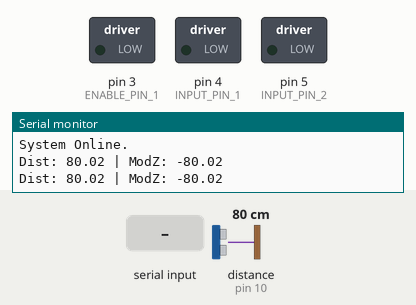
Bench run of a sketch on a simulated Arduino Uno, built with avr-gcc and run on an emulated ATmega328P. Shown: switched loads named in the sketch (green lamp = pin HIGH), the last lines printed to the serial monitor. Wiring (inferred from the names in the program): ultrasonic range finder: trigger pin 9; echo pin 10. The test bench sets the inputs (shaded band); at power-on: distance to the obstacle (sensor on pin 10) 80 cm. The echo pulse lasts 58.3 µs per cm; pins used as bus, display or sensor lines are not drawn.

Above: at 1.2 s.
1.3 s: "90,45\n" received over Serial
At 2.5 s:
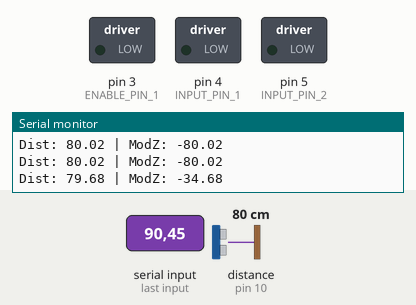
2.8 s: "1,90\n" received over the second serial link
At 4.8 s:
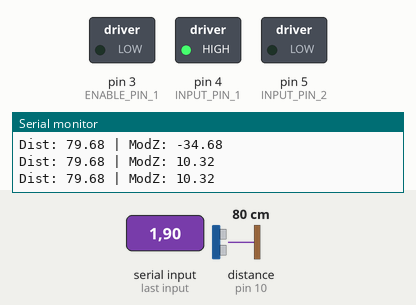
5.4 s: "5\n" received over Serial
At 6.0 s:
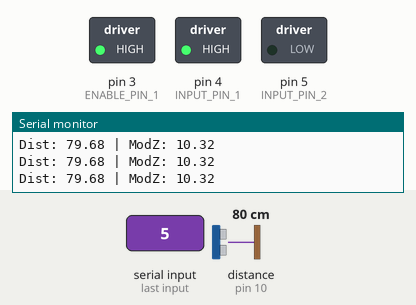
8.0 s: distance to the obstacle (sensor on pin 10) set to 120 cm
At 9.2 s:
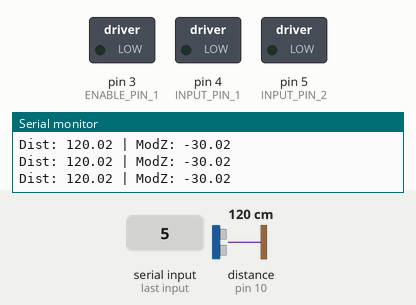
9.5 s: distance to the obstacle (sensor on pin 10) set to 2 cm
At 10.1 s:
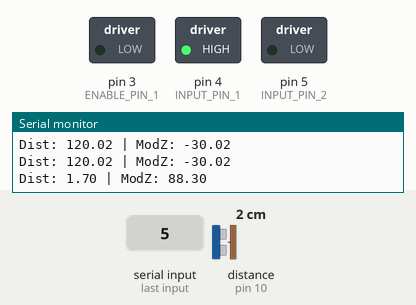
11.0 s: distance to the obstacle (sensor on pin 10) set to 250 cm
At 11.7 s:
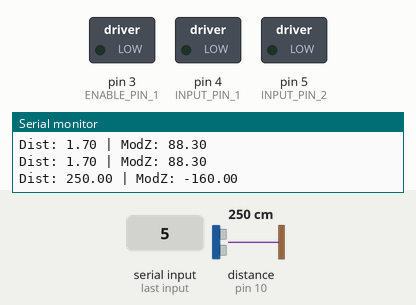
Timing chart, 0 to 13.5 s (numbered marks = the images above; inputs shaded):
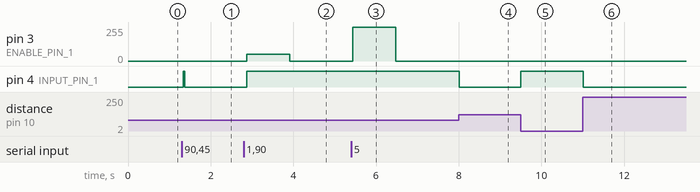

The sketch:

Final_ProjectV5_Bluetooth.ino
```cpp
#include <SoftwareSerial.h>

// --- Bluetooth Setup ---
// Pin 11 = RX, Pin 6 = TX
SoftwareSerial myBT(11, 6);

// --- Ultrasonic Sensor Variables ---
const int triggerPin = 9;
const int echoPin = 10;
float duration, distanceCM, offset = 0, modifiedZ;

// --- Motor/Output Pins ---
const int ENABLE_PIN_1 = 3;
const int INPUT_PIN_1 = 4;
const int INPUT_PIN_2 = 5;

// --- 3D Spatial Array ---
byte space[4][4][4];

// --- Motor Mode Variable ---
int motorSpeed = 0;

void setup() {
  Serial.begin(9600);
  myBT.begin(9600);

  pinMode(triggerPin, OUTPUT);
  pinMode(echoPin, INPUT);
  pinMode(ENABLE_PIN_1, OUTPUT);
  pinMode(INPUT_PIN_1, OUTPUT);
  pinMode(INPUT_PIN_2, OUTPUT);

  memset(space, 0, sizeof(space));

  // Instructions sent to both Monitor and Phone
  Serial.println("System Online.");
  myBT.println("--- Connection Established ---");
  myBT.println("Send Offset (e.g. 25.0) or Mode (0-5)");
}

void loop() {
  // --- Dual Input Handling (Serial & Bluetooth) ---
  if (Serial.available() > 0 || myBT.available() > 0) {
    float inputVal = (Serial.available() > 0) ? Serial.parseFloat() : myBT.parseFloat();

    if (inputVal > 5) {
      offset = inputVal;
      // Report back to Phone
      myBT.print(">>> New Offset: "); myBT.print(offset); myBT.println(" cm");
    } else {
      int mode = constrain((int)inputVal, 0, 5);
      motorSpeed = mode * 51;
      // Report back to Phone
      myBT.print(">>> Motor Mode: "); myBT.print(mode);
      myBT.print(" (Speed: "); myBT.print(motorSpeed); myBT.println(")");
    }
  }

  // --- Ultrasonic Logic ---
  digitalWrite(triggerPin, LOW);
  delayMicroseconds(2);
  digitalWrite(triggerPin, HIGH);
  delayMicroseconds(10);
  digitalWrite(triggerPin, LOW);
  duration = pulseIn(echoPin, HIGH);
  distanceCM = (duration * 0.0343) / 2;
  modifiedZ = offset - distanceCM;

  // --- Array & Motor Logic ---
  int zIndex = map((int)modifiedZ, 0, (int)offset, 0, 3);
  zIndex = constrain(zIndex, 0, 3);

  if (modifiedZ > 0) {
    digitalWrite(INPUT_PIN_1, HIGH);
    digitalWrite(INPUT_PIN_2, LOW);
    analogWrite(ENABLE_PIN_1, motorSpeed);
    space[zIndex][2][2] = (byte)modifiedZ;
  } else {
    analogWrite(ENABLE_PIN_1, 0);
    digitalWrite(INPUT_PIN_1, LOW);
    digitalWrite(INPUT_PIN_2, LOW);
  }

  // --- Send Monitor Info to Bluetooth ---
  // We use a timer so it doesn't flood your phone screen too fast
  static unsigned long lastPrint = 0;
  if (millis() - lastPrint > 500) {
    myBT.print("Dist: "); myBT.print(distanceCM);
    myBT.print("cm | ModZ: "); myBT.println(modifiedZ);

    // Also keep it on the Serial Monitor for debugging
    Serial.print("Dist: "); Serial.print(distanceCM);
    Serial.print(" | ModZ: "); Serial.println(modifiedZ);

    lastPrint = millis();
  }
}
```

Measured:
- after the input at 1.3 s, pin 4 (INPUT_PIN_1): LOW → HIGH at once, → LOW 0.03 s later
- after the input at 2.8 s, pin 3 (ENABLE_PIN_1): 0/255 → 51/255 after 0.07 s, → 0/255 1.0 s later; pin 4 (INPUT_PIN_1): LOW → HIGH after 0.07 s
- after the input at 5.4 s, pin 3 (ENABLE_PIN_1): 0/255 → 255/255 at once, → 0/255 1.0 s later
- after the input at 8.0 s, pin 4 (INPUT_PIN_1): HIGH → LOW at once
- after the input at 9.5 s, pin 4 (INPUT_PIN_1): LOW → HIGH at once
- after the input at 11.0 s, pin 4 (INPUT_PIN_1): HIGH → LOW at once
